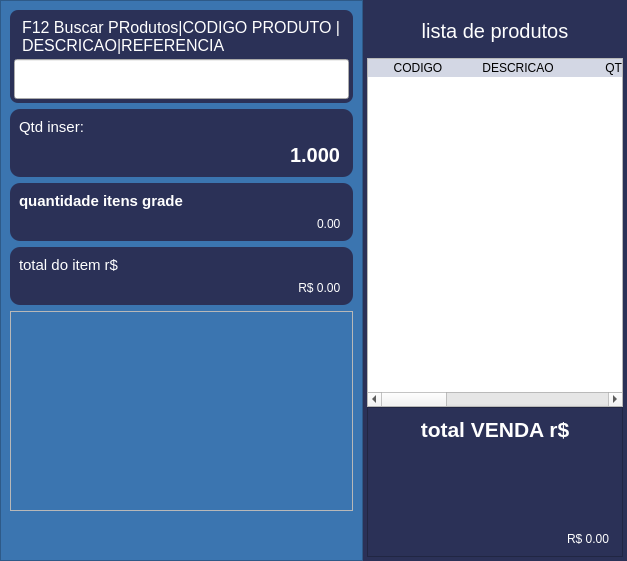
               <widget class="QWidget" name="venda">
                <property name="styleSheet">
                 <string notr="true"/>
                </property>
                <layout class="QHBoxLayout" name="horizontalLayout_5" stretch="0,0">
                 <property name="spacing">
                  <number>0</number>
                 </property>
                 <property name="leftMargin">
                  <number>0</number>
                 </property>
                 <property name="topMargin">
                  <number>0</number>
                 </property>
                 <property name="rightMargin">
                  <number>0</number>
                 </property>
                 <property name="bottomMargin">
                  <number>0</number>
                 </property>
                 <item>
                  <widget class="QFrame" name="pdv_cod_frame">
                   <property name="maximumSize">
                    <size>
                     <width>400</width>
                     <height>16777215</height>
                    </size>
                   </property>
                   <property name="styleSheet">
                    <string notr="true">QFrame#pdv_cod_frame{

background-color: rgb(59, 117, 176);
}
QLabel{
color:white;

}
QDoubleSpinBox{
	font: 900 15pt &quot;Arial Black&quot;;
	border:none;
	color:white;
	background-color: transparent;
}</string>
                   </property>
                   <property name="frameShape">
                    <enum>QFrame::StyledPanel</enum>
                   </property>
                   <property name="frameShadow">
                    <enum>QFrame::Raised</enum>
                   </property>
                   <layout class="QVBoxLayout" name="verticalLayout_13">
                    <item>
                     <widget class="QFrame" name="frame_2">
                      <property name="maximumSize">
                       <size>
                        <width>16777215</width>
                        <height>130</height>
                       </size>
                      </property>
                      <property name="styleSheet">
                       <string notr="true">QFrame{
	background-color: #2b3157;
border-radius:8px;
padding:4px;
}</string>
                      </property>
                      <property name="frameShape">
                       <enum>QFrame::StyledPanel</enum>
                      </property>
                      <property name="frameShadow">
                       <enum>QFrame::Raised</enum>
                      </property>
                      <layout class="QVBoxLayout" name="verticalLayout_14">
                       <property name="spacing">
                        <number>0</number>
                       </property>
                       <property name="leftMargin">
                        <number>0</number>
                       </property>
                       <property name="topMargin">
                        <number>0</number>
                       </property>
                       <property name="rightMargin">
                        <number>0</number>
                       </property>
                       <property name="bottomMargin">
                        <number>0</number>
                       </property>
                       <item>
                        <widget class="QLabel" name="label_3">
                         <property name="maximumSize">
                          <size>
                           <width>16777215</width>
                           <height>16777215</height>
                          </size>
                         </property>
                         <property name="font">
                          <font>
                           <pointsize>12</pointsize>
                          </font>
                         </property>
                         <property name="text">
                          <string>F12 Buscar PRodutos|CODIGO PRODUTO | DESCRICAO|REFERENCIA</string>
                         </property>
                         <property name="wordWrap">
                          <bool>true</bool>
                         </property>
                        </widget>
                       </item>
                       <item>
                        <widget class="QLineEdit" name="line_produto">
                         <property name="sizePolicy">
                          <sizepolicy hsizetype="Expanding" vsizetype="Preferred">
                           <horstretch>0</horstretch>
                           <verstretch>0</verstretch>
                          </sizepolicy>
                         </property>
                         <property name="minimumSize">
                          <size>
                           <width>0</width>
                           <height>40</height>
                          </size>
                         </property>
                         <property name="maximumSize">
                          <size>
                           <width>16777215</width>
                           <height>16777215</height>
                          </size>
                         </property>
                         <property name="font">
                          <font>
                           <pointsize>15</pointsize>
                          </font>
                         </property>
                         <property name="styleSheet">
                          <string notr="true"/>
                         </property>
                        </widget>
                       </item>
                      </layout>
                     </widget>
                    </item>
                    <item>
                     <widget class="QFrame" name="frame_5">
                      <property name="sizePolicy">
                       <sizepolicy hsizetype="Preferred" vsizetype="Preferred">
                        <horstretch>0</horstretch>
                        <verstretch>0</verstretch>
                       </sizepolicy>
                      </property>
                      <property name="maximumSize">
                       <size>
                        <width>16777215</width>
                        <height>16777215</height>
                       </size>
                      </property>
                      <property name="styleSheet">
                       <string notr="true">QFrame{
	background-color: #2b3157;
border-radius:10px;
}</string>
                      </property>
                      <property name="frameShape">
                       <enum>QFrame::StyledPanel</enum>
                      </property>
                      <property name="frameShadow">
                       <enum>QFrame::Raised</enum>
                      </property>
                      <layout class="QVBoxLayout" name="verticalLayout_6">
                       <item>
                        <widget class="QLabel" name="label_5">
                         <property name="sizePolicy">
                          <sizepolicy hsizetype="Preferred" vsizetype="Preferred">
                           <horstretch>0</horstretch>
                           <verstretch>0</verstretch>
                          </sizepolicy>
                         </property>
                         <property name="font">
                          <font>
                           <pointsize>11</pointsize>
                          </font>
                         </property>
                         <property name="text">
                          <string>Qtd inser:</string>
                         </property>
                        </widget>
                       </item>
                       <item>
                        <widget class="QDoubleSpinBox" name="db_quantidade">
                         <property name="sizePolicy">
                          <sizepolicy hsizetype="Preferred" vsizetype="Preferred">
                           <horstretch>0</horstretch>
                           <verstretch>0</verstretch>
                          </sizepolicy>
                         </property>
                         <property name="font">
                          <font>
                           <pointsize>15</pointsize>
                           <italic>false</italic>
                           <bold>true</bold>
                          </font>
                         </property>
                         <property name="focusPolicy">
                          <enum>Qt::StrongFocus</enum>
                         </property>
                         <property name="layoutDirection">
                          <enum>Qt::LeftToRight</enum>
                         </property>
                         <property name="frame">
                          <bool>true</bool>
                         </property>
                         <property name="alignment">
                          <set>Qt::AlignBottom|Qt::AlignRight|Qt::AlignTrailing</set>
                         </property>
                         <property name="readOnly">
                          <bool>false</bool>
                         </property>
                         <property name="buttonSymbols">
                          <enum>QAbstractSpinBox::NoButtons</enum>
                         </property>
                         <property name="keyboardTracking">
                          <bool>true</bool>
                         </property>
                         <property name="showGroupSeparator" stdset="0">
                          <bool>false</bool>
                         </property>
                         <property name="decimals">
                          <number>3</number>
                         </property>
                         <property name="maximum">
                          <double>99999999999999.000000000000000</double>
                         </property>
                         <property name="stepType">
                          <enum>QAbstractSpinBox::AdaptiveDecimalStepType</enum>
                         </property>
                         <property name="value">
                          <double>1.000000000000000</double>
                         </property>
                        </widget>
                       </item>
                      </layout>
                     </widget>
                    </item>
                    <item>
                     <widget class="QFrame" name="frame_3">
                      <property name="maximumSize">
                       <size>
                        <width>16777215</width>
                        <height>100</height>
                       </size>
                      </property>
                      <property name="styleSheet">
                       <string notr="true">QFrame{
	background-color: #2b3157;
border-radius:10px;
}</string>
                      </property>
                      <property name="frameShape">
                       <enum>QFrame::StyledPanel</enum>
                      </property>
                      <property name="frameShadow">
                       <enum>QFrame::Raised</enum>
                      </property>
                      <layout class="QVBoxLayout" name="verticalLayout_15">
                       <item>
                        <widget class="QLabel" name="label_4">
                         <property name="sizePolicy">
                          <sizepolicy hsizetype="Preferred" vsizetype="Preferred">
                           <horstretch>0</horstretch>
                           <verstretch>0</verstretch>
                          </sizepolicy>
                         </property>
                         <property name="font">
                          <font>
                           <pointsize>11</pointsize>
                           <italic>false</italic>
                           <bold>true</bold>
                          </font>
                         </property>
                         <property name="styleSheet">
                          <string notr="true"/>
                         </property>
                         <property name="text">
                          <string>quantidade itens grade</string>
                         </property>
                        </widget>
                       </item>
                       <item>
                        <widget class="QDoubleSpinBox" name="db_quantidade_itens">
                         <property name="sizePolicy">
                          <sizepolicy hsizetype="Preferred" vsizetype="Preferred">
                           <horstretch>0</horstretch>
                           <verstretch>0</verstretch>
                          </sizepolicy>
                         </property>
                         <property name="focusPolicy">
                          <enum>Qt::NoFocus</enum>
                         </property>
                         <property name="frame">
                          <bool>false</bool>
                         </property>
                         <property name="alignment">
                          <set>Qt::AlignBottom|Qt::AlignRight|Qt::AlignTrailing</set>
                         </property>
                         <property name="readOnly">
                          <bool>true</bool>
                         </property>
                         <property name="buttonSymbols">
                          <enum>QAbstractSpinBox::NoButtons</enum>
                         </property>
                         <property name="keyboardTracking">
                          <bool>true</bool>
                         </property>
                         <property name="showGroupSeparator" stdset="0">
                          <bool>true</bool>
                         </property>
                         <property name="decimals">
                          <number>2</number>
                         </property>
                         <property name="maximum">
                          <double>99999999999999.000000000000000</double>
                         </property>
                         <property name="stepType">
                          <enum>QAbstractSpinBox::AdaptiveDecimalStepType</enum>
                         </property>
                        </widget>
                       </item>
                      </layout>
                     </widget>
                    </item>
                    <item>
                     <widget class="QFrame" name="frame_6">
                      <property name="maximumSize">
                       <size>
                        <width>16777215</width>
                        <height>100</height>
                       </size>
                      </property>
                      <property name="styleSheet">
                       <string notr="true">QFrame{
	background-color: #2b3157;
border-radius:10px;
}</string>
                      </property>
                      <property name="frameShape">
                       <enum>QFrame::StyledPanel</enum>
                      </property>
                      <property name="frameShadow">
                       <enum>QFrame::Raised</enum>
                      </property>
                      <layout class="QVBoxLayout" name="verticalLayout_4">
                       <item>
                        <widget class="QLabel" name="label_6">
                         <property name="sizePolicy">
                          <sizepolicy hsizetype="Preferred" vsizetype="Expanding">
                           <horstretch>0</horstretch>
                           <verstretch>0</verstretch>
                          </sizepolicy>
                         </property>
                         <property name="font">
                          <font>
                           <pointsize>11</pointsize>
                          </font>
                         </property>
                         <property name="text">
                          <string>total do item r$</string>
                         </property>
                        </widget>
                       </item>
                       <item>
                        <widget class="QDoubleSpinBox" name="db_total_unitario">
                         <property name="sizePolicy">
                          <sizepolicy hsizetype="Preferred" vsizetype="Preferred">
                           <horstretch>0</horstretch>
                           <verstretch>0</verstretch>
                          </sizepolicy>
                         </property>
                         <property name="maximumSize">
                          <size>
                           <width>16777215</width>
                           <height>16777215</height>
                          </size>
                         </property>
                         <property name="focusPolicy">
                          <enum>Qt::NoFocus</enum>
                         </property>
                         <property name="alignment">
                          <set>Qt::AlignBottom|Qt::AlignRight|Qt::AlignTrailing</set>
                         </property>
                         <property name="readOnly">
                          <bool>true</bool>
                         </property>
                         <property name="buttonSymbols">
                          <enum>QAbstractSpinBox::NoButtons</enum>
                         </property>
                         <property name="showGroupSeparator" stdset="0">
                          <bool>true</bool>
                         </property>
                         <property name="prefix">
                          <string> R$ </string>
                         </property>
                         <property name="decimals">
                          <number>2</number>
                         </property>
                         <property name="maximum">
                          <double>99999999999999.000000000000000</double>
                         </property>
                         <property name="stepType">
                          <enum>QAbstractSpinBox::AdaptiveDecimalStepType</enum>
                         </property>
                        </widget>
                       </item>
                      </layout>
                     </widget>
                    </item>
                    <item>
                     <widget class="QFrame" name="logo">
                      <property name="minimumSize">
                       <size>
                        <width>50</width>
                        <height>200</height>
                       </size>
                      </property>
                      <property name="styleSheet">
                       <string notr="true">border-image: url(:/logo/pdv.png);</string>
                      </property>
                      <property name="frameShape">
                       <enum>QFrame::StyledPanel</enum>
                      </property>
                      <property name="frameShadow">
                       <enum>QFrame::Raised</enum>
                      </property>
                     </widget>
                    </item>
                    <item>
                     <spacer name="verticalSpacer_3">
                      <property name="orientation">
                       <enum>Qt::Vertical</enum>
                      </property>
                      <property name="sizeHint" stdset="0">
                       <size>
                        <width>20</width>
                        <height>40</height>
                       </size>
                      </property>
                     </spacer>
                    </item>
                   </layout>
                  </widget>
                 </item>
                 <item>
                  <widget class="QFrame" name="frame_fundopdv">
                   <property name="styleSheet">
                    <string notr="true">QFrame#frame_fundopdv{
border:4px solid  #2b3157;
}</string>
                   </property>
                   <property name="frameShape">
                    <enum>QFrame::StyledPanel</enum>
                   </property>
                   <property name="frameShadow">
                    <enum>QFrame::Raised</enum>
                   </property>
                   <layout class="QVBoxLayout" name="verticalLayout_8">
                    <property name="spacing">
                     <number>0</number>
                    </property>
                    <property name="leftMargin">
                     <number>0</number>
                    </property>
                    <property name="topMargin">
                     <number>0</number>
                    </property>
                    <property name="rightMargin">
                     <number>0</number>
                    </property>
                    <property name="bottomMargin">
                     <number>0</number>
                    </property>
                    <item>
                     <widget class="QLabel" name="label_2">
                      <property name="font">
                       <font>
                        <pointsize>15</pointsize>
                       </font>
                      </property>
                      <property name="styleSheet">
                       <string notr="true">background-color: #2b3157;
color:white;
padding:15px</string>
                      </property>
                      <property name="text">
                       <string>lista de produtos</string>
                      </property>
                      <property name="alignment">
                       <set>Qt::AlignCenter</set>
                      </property>
                     </widget>
                    </item>
                    <item>
                     <widget class="QTableWidget" name="tab_itens">
                      <property name="enabled">
                       <bool>true</bool>
                      </property>
                      <property name="focusPolicy">
                       <enum>Qt::WheelFocus</enum>
                      </property>
                      <property name="contextMenuPolicy">
                       <enum>Qt::ActionsContextMenu</enum>
                      </property>
                      <property name="styleSheet">
                       <string notr="true">QHeaderView, QHeaderView::section {
   color:white;
	background-color: #d3d7e4;
	font: 10pt &quot;Segoe UI&quot;;
color:black;
border:none;

}

QTableWidget{
	
	font: 11pt &quot;Segoe UI&quot;;
	selection-background-color: rgb(234, 110, 60);
}
</string>
                      </property>
                      <property name="editTriggers">
                       <set>QAbstractItemView::NoEditTriggers</set>
                      </property>
                      <property name="tabKeyNavigation">
                       <bool>false</bool>
                      </property>
                      <property name="showDropIndicator" stdset="0">
                       <bool>true</bool>
                      </property>
                      <property name="dragEnabled">
                       <bool>false</bool>
                      </property>
                      <property name="dragDropOverwriteMode">
                       <bool>true</bool>
                      </property>
                      <property name="alternatingRowColors">
                       <bool>false</bool>
                      </property>
                      <property name="selectionMode">
                       <enum>QAbstractItemView::ExtendedSelection</enum>
                      </property>
                      <property name="selectionBehavior">
                       <enum>QAbstractItemView::SelectItems</enum>
                      </property>
                      <property name="showGrid">
                       <bool>false</bool>
                      </property>
                      <attribute name="horizontalHeaderStretchLastSection">
                       <bool>true</bool>
                      </attribute>
                      <attribute name="verticalHeaderVisible">
                       <bool>false</bool>
                      </attribute>
                      <attribute name="verticalHeaderHighlightSections">
                       <bool>true</bool>
                      </attribute>
                      <column>
                       <property name="text">
                        <string>CODIGO</string>
                       </property>
                      </column>
                      <column>
                       <property name="text">
                        <string>DESCRICAO</string>
                       </property>
                      </column>
                      <column>
                       <property name="text">
                        <string>QTD</string>
                       </property>
                      </column>
                      <column>
                       <property name="text">
                        <string>UNID</string>
                       </property>
                      </column>
                      <column>
                       <property name="text">
                        <string>PREÇO R$</string>
                       </property>
                      </column>
                      <column>
                       <property name="text">
                        <string>TOTAL ITEM R$</string>
                       </property>
                      </column>
                      <column>
                       <property name="text">
                        <string/>
                       </property>
                      </column>
                     </widget>
                    </item>
                    <item>
                     <widget class="QFrame" name="frame_7">
                      <property name="maximumSize">
                       <size>
                        <width>16777215</width>
                        <height>150</height>
                       </size>
                      </property>
                      <property name="styleSheet">
                       <string notr="true">QFrame{background-color: #2b3157;
color:white;}


QDoubleSpinBox{
	font: 900 45pt &quot;Arial Black&quot;;
	border:none;
color:white;
background-color: #2b3157;
}</string>
                      </property>
                      <property name="frameShape">
                       <enum>QFrame::StyledPanel</enum>
                      </property>
                      <property name="frameShadow">
                       <enum>QFrame::Raised</enum>
                      </property>
                      <layout class="QVBoxLayout" name="verticalLayout_5">
                       <item>
                        <widget class="QLabel" name="label_7">
                         <property name="font">
                          <font>
                           <pointsize>16</pointsize>
                           <bold>true</bold>
                          </font>
                         </property>
                         <property name="text">
                          <string>total VENDA r$</string>
                         </property>
                         <property name="alignment">
                          <set>Qt::AlignCenter</set>
                         </property>
                        </widget>
                       </item>
                       <item>
                        <widget class="QDoubleSpinBox" name="db_total_venda">
                         <property name="sizePolicy">
                          <sizepolicy hsizetype="Expanding" vsizetype="Expanding">
                           <horstretch>0</horstretch>
                           <verstretch>0</verstretch>
                          </sizepolicy>
                         </property>
                         <property name="maximumSize">
                          <size>
                           <width>16777215</width>
                           <height>16777215</height>
                          </size>
                         </property>
                         <property name="focusPolicy">
                          <enum>Qt::NoFocus</enum>
                         </property>
                         <property name="styleSheet">
                          <string notr="true"/>
                         </property>
                         <property name="wrapping">
                          <bool>false</bool>
                         </property>
                         <property name="alignment">
                          <set>Qt::AlignBottom|Qt::AlignRight|Qt::AlignTrailing</set>
                         </property>
                         <property name="readOnly">
                          <bool>true</bool>
                         </property>
                         <property name="buttonSymbols">
                          <enum>QAbstractSpinBox::NoButtons</enum>
                         </property>
                         <property name="showGroupSeparator" stdset="0">
                          <bool>true</bool>
                         </property>
                         <property name="prefix">
                          <string>R$ </string>
                         </property>
                         <property name="decimals">
                          <number>2</number>
                         </property>
                         <property name="maximum">
                          <double>99999999999999.000000000000000</double>
                         </property>
                         <property name="stepType">
                          <enum>QAbstractSpinBox::AdaptiveDecimalStepType</enum>
                         </property>
                        </widget>
                       </item>
                      </layout>
                     </widget>
                    </item>
                   </layout>
                  </widget>
                 </item>
                </layout>
               </widget>
